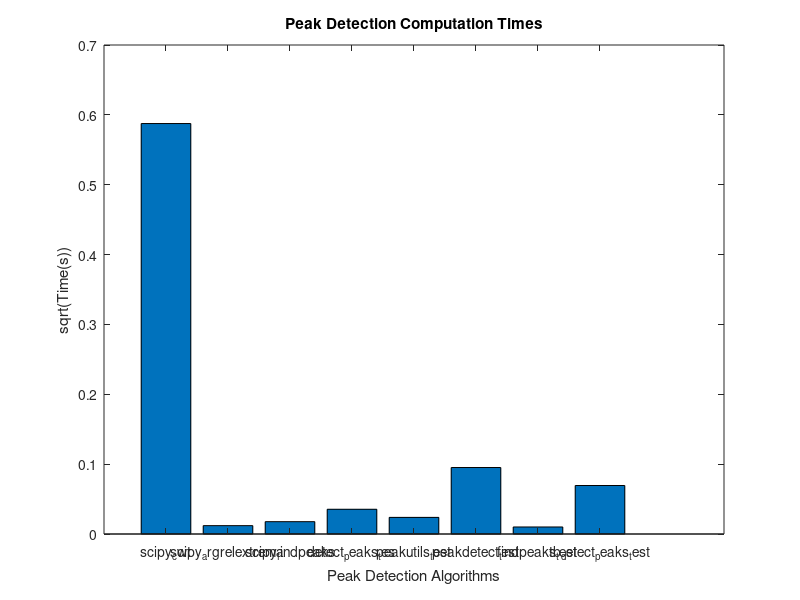

MATLAB code for this plot:
%% Load Data
A = dlmread ('PeakDetectResults.csv',',')
%% Plot data

figure(1)
hBar = bar(sqrt(A(:,3)));
xt = get(gca, 'XTick');
set(gca, 'XTick', xt, 'XTickLabel', {'scipy_cwt'
'scipy_argrelextrema'
'scipy_findpeaks'
'detect_peaks_tes'
'peakutils_test'
'peakdetect_test'
'findpeaks_test'
'tb_detect_peaks_test'})
xtickangle(45)

ylabel('sqrt(Time(s))')
xlabel('Peak Detection Algorithms')
title('Peak Detection Computation Times')